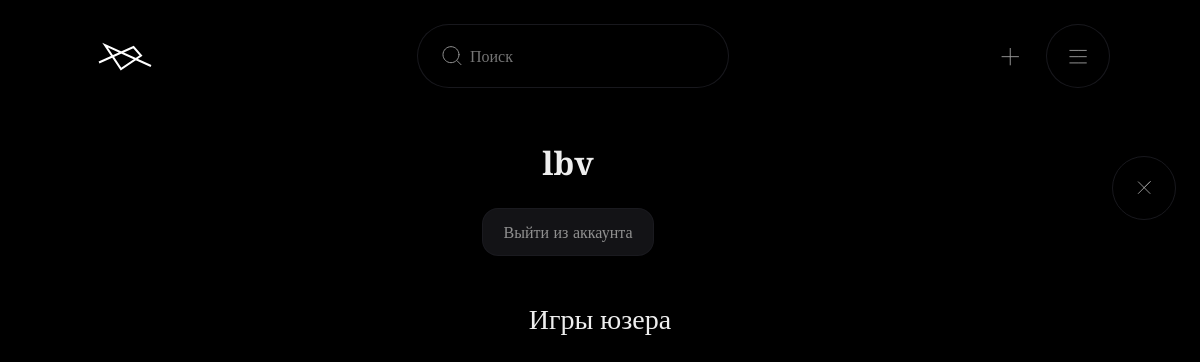
/user/lbv, run on an earlier commit of the app's database.
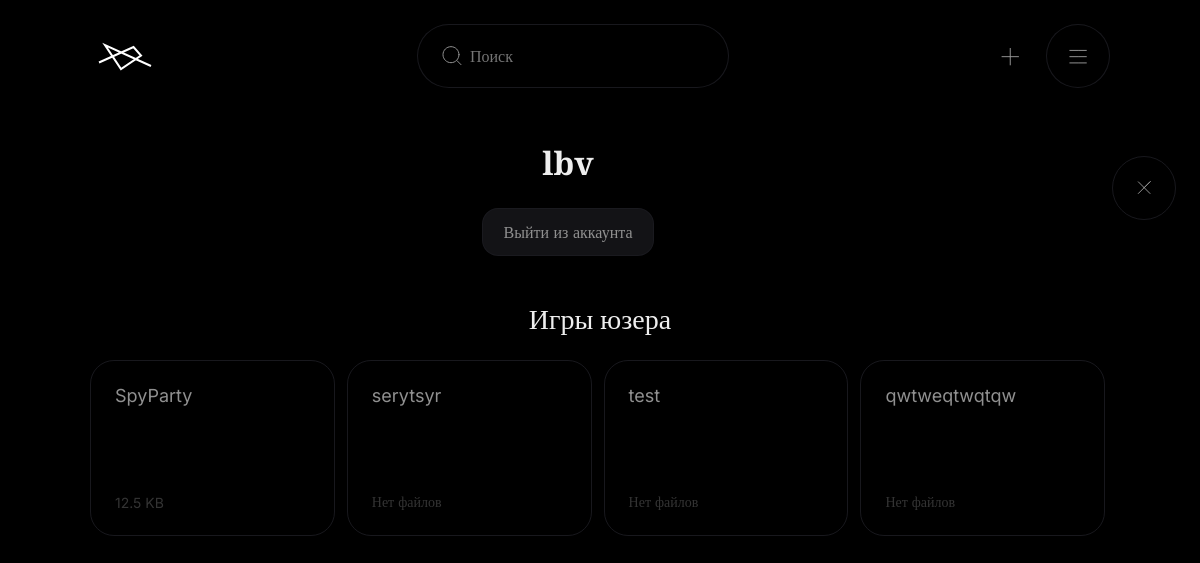
And on a later commit of the database.
### models.py (models this page shows)
class Game(db.Model):
    __tablename__ = 'games'
    id = db.Column(db.Integer, primary_key=True)
    title = db.Column(db.Text, nullable=False)
    preview = db.Column(db.Text)
    link = db.Column(db.String(32), nullable=False, unique=True)
    comments_allowed = db.Column(db.Boolean, default=False)
    is_unity_build = db.Column(db.Boolean, default=False)
    is_archived = db.Column(db.Boolean, default=False)
    info = relationship("GameInfo", uselist=False, back_populates="game")
    downloads = relationship("GameDownload", back_populates="game", order_by="GameDownload.order")
    stats = relationship("GameStats", uselist=False, back_populates="game")

class GameDownload(db.Model):
    __tablename__ = 'downloads'
    id = db.Column(db.Integer, primary_key=True)
    game_id = db.Column(db.Integer, db.ForeignKey('games.id'))
    game = relationship("Game", back_populates="downloads")
    title = db.Column(db.String(100))
    file_link = db.Column(db.String(255))
    file_size = db.Column(db.Integer)
    order = db.Column(db.Integer, default=0)
    is_important = db.Column(db.Boolean, default=False)

### app.py (the view)
@app.get('/user/<username>')
def user(username):
    account = db.get_users_one(username)
    games = db.get_app_by_user(username)
    if account is None:
        return f"Юзер не найден"
    return render_template('user.html', account=account, games=games)

### app.py (called while the page is built)
@app.template_filter('filesize')
def filesize_filter(size):
    for unit in ['B', 'KB', 'MB', 'GB', 'TB']:
        if size < 1024:
            return f"{size:.1f} <span>{unit}</span>"
        size /= 1024
    return f"{size:.1f} PB"

### models.py (called while the page is built)
    def anonim(self):
        return {
            "username": self.username,
            "is_premium": self.is_premium,
            "is_approved": self.is_approved
        }

### mydb.py (called while the page is built)
def get_users_one(username):
    user = User.query.filter_by(username=username).first()
    return user.anonim() if user else None

def get_shares_all():
    return Game.query.filter_by(is_archived=False).all()

def get_app_by_user(username):
    apps = get_shares_all()
    result = []
    for game in apps:
        if game.info and game.info.published_by == username:
            result.append(game)
    return result

### templates/user.html (shortened to what this page needs)
{% extends 'base.html' %}
{% block content %}
<div class="flex-grow flex-between flex-center gap-12">
    <div class="flex-cl">
        <h1>{{account["username"]}}</h1>
        <a href="/account/logout" class="fill">Выйти из аккаунта</a>
    </div>
    <a href="/" class="outline circle">
        <img src="{{ url_for('static', filename='icons/close.svg') }}" alt="">
    </a>
</div>
<h2>Игры юзера</h2>
<div class="card-wrapper flex gap-8">
    <div class="card">
        {% for game in games %}
        <a href="/game/{{ game.link }}">
            {{ game.title }}
            {% if game.downloads and game.downloads|length > 0 %}
                <span class="bottom">
                    {{ game.downloads[0].file_size|filesize|safe }}
                </span>
            {% else %}
                <span class="bottom">
                    Нет файлов
                </span>
            {% endif %}
        </a>
        {% endfor %}
    </div>
</div>
{% endblock content %}

What changed in the data, as far as the page shows it:
added Game: title "SpyParty", file_size "12.5 KB"
added Game: title "serytsyr", shows "Нет файлов"
added Game: title "test", shows "Нет файлов"
added Game: title "qwtweqtwqtqw", shows "Нет файлов"
